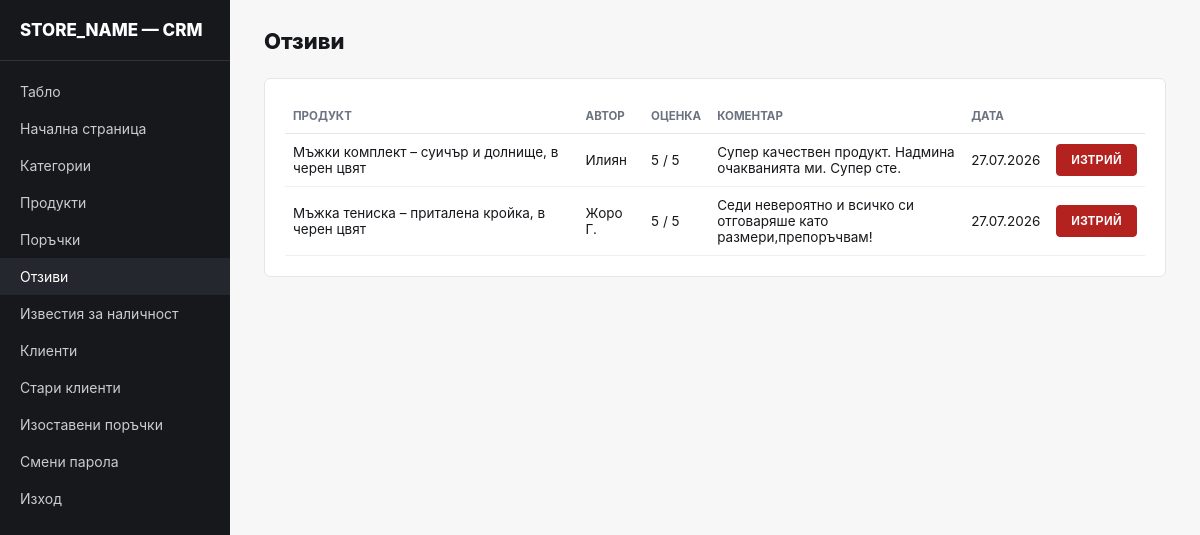
The page /admin/reviews.php (signed in) on the database its author committed.
### tables this page shows
CREATE TABLE IF NOT EXISTS review (
  id VARCHAR(32) PRIMARY KEY,
  product_id VARCHAR(32) NOT NULL,
  author_name VARCHAR(191) NOT NULL,
  rating TINYINT NOT NULL,
  comment TEXT NOT NULL DEFAULT '',
  created_at DATETIME NOT NULL DEFAULT CURRENT_TIMESTAMP,
  FOREIGN KEY (product_id) REFERENCES product(id) ON DELETE CASCADE
);

CREATE TABLE IF NOT EXISTS product (
  id VARCHAR(32) PRIMARY KEY,
  sku VARCHAR(191) NOT NULL UNIQUE,
  name VARCHAR(255) NOT NULL,
  slug VARCHAR(191) NOT NULL UNIQUE,
  description TEXT NOT NULL DEFAULT '',
  material VARCHAR(191) NOT NULL DEFAULT '',
  color VARCHAR(191) NOT NULL DEFAULT '',
  price_eur DECIMAL(10,2) NOT NULL,
  price_bgn DECIMAL(10,2) NOT NULL,
  active TINYINT(1) NOT NULL DEFAULT 1,
   
   
  category_rank INT NULL,
   
   
  badges VARCHAR(191) NOT NULL DEFAULT '',
   
   
   
  size_chart_url VARCHAR(500) NOT NULL DEFAULT '',
   
   
   
  size_chart_note TEXT NOT NULL DEFAULT '',
   
   
   
   
   
  size_chart_table TEXT NOT NULL DEFAULT '',
  category_id VARCHAR(32) NOT NULL,
  created_at DATETIME NOT NULL DEFAULT CURRENT_TIMESTAMP,
  updated_at DATETIME NOT NULL DEFAULT CURRENT_TIMESTAMP ON UPDATE CURRENT_TIMESTAMP,
  FOREIGN KEY (category_id) REFERENCES category(id)
);

### includes/db.php (called while the page is built, shortened)
<?php
function db(): PDO {
    static $pdo = null;
    if ($pdo === null) {
        $dsn = 'mysql:host=' . DB_HOST . ';dbname=' . DB_NAME . ';charset=utf8mb4';
        $pdo = new PDO($dsn, DB_USER, DB_PASS, [
            PDO::ATTR_ERRMODE => PDO::ERRMODE_EXCEPTION,
            PDO::ATTR_DEFAULT_FETCH_MODE => PDO::FETCH_ASSOC,
            PDO::ATTR_EMULATE_PREPARES => false,
        ]);
    }
    return $pdo;
}
function db_query(string $sql, array $params = []): PDOStatement {
    $stmt = db()->prepare($sql);
    $stmt->execute($params);
    return $stmt;
}
function db_all(string $sql, array $params = []): array {
    return db_query($sql, $params)->fetchAll();
}

### includes/helpers.php (called while the page is built, shortened)
<?php
function e(string $value): string {
    return htmlspecialchars($value, ENT_QUOTES, 'UTF-8');
}

### admin/reviews.php (the view, shortened to what this page needs)
<?php
require __DIR__ . '/../includes/admin-header.php';
$__reviews = db_all(
    'SELECT r.*, p.name AS product_name, p.slug AS product_slug
     FROM review r JOIN product p ON p.id = r.product_id
     ORDER BY r.created_at DESC'
);
?>
<div class="admin-topbar">
  <h1 class="admin-h1">Отзиви</h1>
</div>
<div class="card-box">
  <?php if (!$__reviews): ?>
    <p class="muted">Все още няма отзиви.</p>
  <?php else: ?>
    <table class="admin-table">
      <thead><tr><th>Продукт</th><th>Автор</th><th>Оценка</th><th>Коментар</th><th>Дата</th><th></th></tr></thead>
      <tbody>
        <?php foreach ($__reviews as $__r): ?>
          <tr>
            <td><a href="/product.php?slug=<?= urlencode($__r['product_slug']) ?>" target="_blank"><?= e($__r['product_name']) ?></a></td>
            <td><?= e($__r['author_name']) ?></td>
            <td><?= (int)$__r['rating'] ?> / 5</td>
            <td style="max-width:280px;"><?= e($__r['comment']) ?></td>
            <td><?= e(date('d.m.Y', strtotime($__r['created_at']))) ?></td>
            <td>
              <form method="POST" action="/admin/reviews.php" onsubmit="return confirm('Изтриване на отзива?');" style="display:inline;">
                <button type="submit" class="btn btn--danger btn--sm">Изтрий</button>
              </form>
            </td>
          </tr>
        <?php endforeach; ?>
      </tbody>
    </table>
  <?php endif; ?>
</div>
<?php require __DIR__ . '/../includes/admin-footer.php'; ?>

### assets/style.css (style rules this page uses)
:root { --ink: #16181c; --paper: #ffffff; --muted: #6b7280; --line: #e6e6e6; --accent: #16181c; --danger: #b3221f; --ok: #1f7a3d; --bg-soft: #f7f7f8; --radius: 4px; --brand-black: #0a0a0a; --brand-periwinkle: #7c86e8; --brand-green: #4caf50; --brand-green-dark: #3d8b40; --surface: #ffffff; --fill: var(--ink); --fill-text: #ffffff; }
* { box-sizing: border-box; }
html, body { padding: 0; margin: 0; color: var(--ink); background: var(--paper); font-family: -apple-system, BlinkMacSystemFont, "Segoe UI", Roboto, Helvetica, Arial, sans-serif; }
html { scroll-behavior: smooth; }
a { color: inherit; text-decoration: none; }
.btn { display: inline-block; padding: 13px 28px; border-radius: var(--radius); border: 1px solid var(--ink); background: var(--ink); color: #fff; font-weight: 700; font-size: 14px; cursor: pointer; text-transform: uppercase; letter-spacing: .4px; }
.btn--danger { background: var(--danger); border-color: var(--danger); }
.btn--sm { padding: 8px 14px; font-size: 12px; }
.admin-topbar { display: flex; justify-content: space-between; align-items: center; margin-bottom: 24px; }
.admin-h1 { font-size: 22px; font-weight: 800; margin: 0; }
.card-box { background: var(--surface); border: 1px solid var(--line); border-radius: 6px; padding: 20px; margin-bottom: 20px; }
table.admin-table { width: 100%; border-collapse: collapse; font-size: 13.5px; }
table.admin-table th { text-align: left; font-size: 11.5px; text-transform: uppercase; color: var(--muted); border-bottom: 1px solid var(--line); padding: 10px 8px; }
table.admin-table td { padding: 10px 8px; border-bottom: 1px solid #f0f0f0; vertical-align: middle; }

### rows shown on the page
review: product.name "Мъжки комплект – суичър и долнище, в черен цвят", author_name "Илиян", rating "5", comment "Супер качествен продукт. Надмина очакванията ми. Супер сте.", created_at "27.07.2026"
review: product.name "Мъжка тениска – приталена кройка, в черен цвят", author_name "Жоро Г.", rating "5", comment "Седи невероятно и всичко си отговаряше като размери,препоръчвам!", created_at "27.07.2026"

### other values the page prints
STORE_NAME "STORE_NAME"
